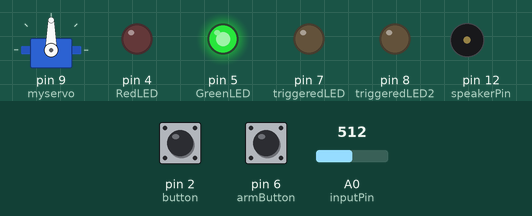
Bench run of a sketch on a simulated Arduino Uno, built with avr-gcc and run on an emulated ATmega328P. Shown: servo, output pins drawn as LEDs (lit = HIGH), buzzer (waves = sounding). The test bench sets the inputs (shaded band); at power-on: pin 2 (button) LOW, pin 6 (armButton) LOW, A0 (inputPin) = 512.

Above: at 3.5 s.
3.6 s: pin 2 (button) pulled HIGH for 0.15 s
At 3.76 s:
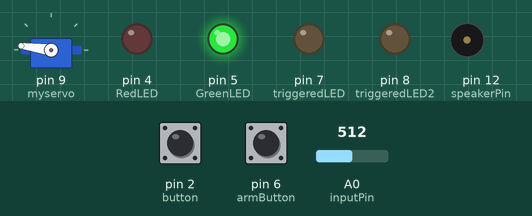
6.6 s: pin 6 (armButton) pulled HIGH for 0.15 s
At 8.2 s:
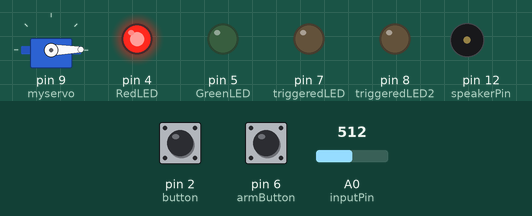
8.5 s: A0 (inputPin) set to 472
10.0 s: A0 (inputPin) set to 447
At 10.17 s:
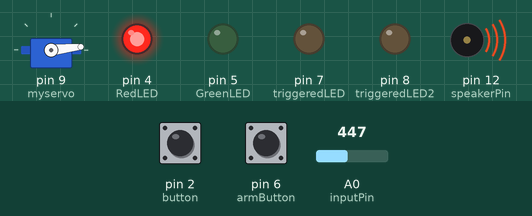
At 10.79 s:
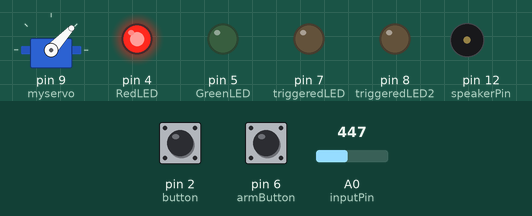
13.0 s: pin 2 (button) pulled HIGH for 1 s
Timing chart, 0 to 15.8 s (numbered marks = the images above; inputs shaded):
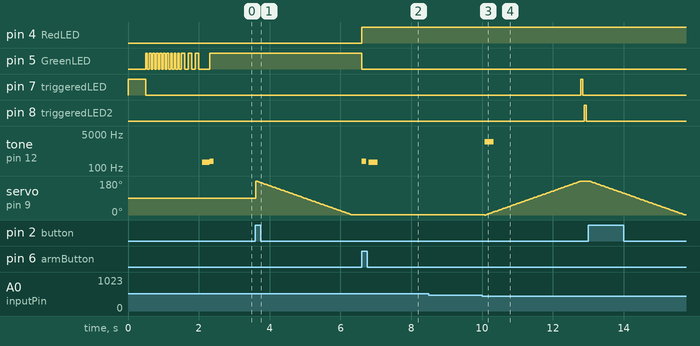

The sketch:

final_code.ino
```cpp
#include <Servo.h>
Servo myservo;

int j = 0;
int t = 0;
const int triggeredLED = 7;
const int triggeredLED2 = 8;
const int RedLED = 4;
const int GreenLED = 5;
const int inputPin = A0;
const int speakerPin = 12;
const int armButton = 6;
const int button = 2;

boolean reset = false;
boolean isArmed = true;
boolean isTriggered = false;
int buttonVal = 0;
int prev_buttonVal = 0;
int reading = 0;
int threshold = 0;
int codeRed =13;


const int lowrange = 2000;
const int highrange = 4000;


int inPin = 2;
int val = 0;

void setup(){

  Serial.begin(9600);
  myservo.attach(9);

  pinMode(triggeredLED, OUTPUT);
  pinMode(triggeredLED2, OUTPUT);
  pinMode(RedLED, OUTPUT);
  pinMode(GreenLED, OUTPUT);
  pinMode(armButton, INPUT);
  pinMode(inPin, INPUT);
  pinMode(codeRed, INPUT);

  val = digitalRead(inPin);

   //Serial.println(val);
  digitalWrite(triggeredLED, HIGH);
  delay(500);
  digitalWrite(triggeredLED, LOW);

   calibrate();    //whats wrong with this now
   setArmedState();
}

void loop(){

   int buttonVal = digitalRead(armButton);
  int ButtonVal = digitalRead(button);
//  int Val1 = digitalRead(codeRed);
//Serial.println("Test");
//Serial.println(Val1);
//if (Val1 == 1){
//  Serial.println("Tis sssssst");
//Serial.println(isArmed);
//  isArmed = true;
//}

  if ((buttonVal == HIGH) && (prev_buttonVal == LOW)){
    setArmedState();
    delay(500);
  }
  reading = analogRead(inputPin);


  if ((isArmed) && (reading < threshold)){
    isTriggered = true;
  }


  ///////////////////
 if (ButtonVal == HIGH){

 pinMode(9, OUTPUT); //Allow the servo to move by making 9 an output
      if (t == 0)    {
     for(int pos = 180; pos>=1; pos-=1)     // goes from 180 degrees to 0 degrees
  {
    //digitalWrite(triggeredLED2, HIGH);
    myservo.write(pos);              // tell servo to go to position in variable 'pos'
    delay(15);                       // waits 15ms for the servo to reach the position
    //Serial.println(pos);
 t++; }

  noTone(12);
  isTriggered = false;
  pinMode(9,INPUT); // set 9 to an input to turn servo off -- this stops the "servo buzz"
  }}
////////////////////


  if (isTriggered && ButtonVal != HIGH ){
 pinMode(9, OUTPUT); //Allow the servo to move by making 9 an output

     for (int i = lowrange; i <= highrange; i++)
    {
      tone (speakerPin, i, 250);
    }

    for (int i = highrange; i >= lowrange; i--)
    {
      tone (speakerPin, i, 250);
    }

//////////////////////
if (j== 0){

  for(int pos = 0; pos < 180; pos += 1)  // goes from 0 degrees to 180 degrees
  {                                  // in steps of 1 degree
    myservo.write(pos);              // tell servo to go to position in variable 'pos'
    delay(15);
    j++;
    t= 0;// waits 15ms for the servo to reach the position
  }
  }else {noTone(12);
  }
/////////////////////

    digitalWrite(triggeredLED, HIGH);
    delay(50);
    digitalWrite(triggeredLED, LOW);
    delay (50);
    digitalWrite(triggeredLED2, HIGH);
    delay (50);
    digitalWrite(triggeredLED2, LOW);
    delay (50);


    }


  delay(20);
  pinMode(9,INPUT); // set 9 to an input to turn servo off -- this stops the "servo buzz"
}


void setArmedState(){


  if (isArmed ){
    digitalWrite(GreenLED, HIGH);
    digitalWrite(RedLED, LOW);
    isTriggered = false;
    isArmed = false;
    j=0;

  } else {
    digitalWrite(GreenLED, LOW);
    digitalWrite(RedLED, HIGH);
    tone(speakerPin, 220, 125);
    delay(200);
    tone(speakerPin, 196, 250);
    isArmed = true;
  }
}

void calibrate(){

  int sample = 0;
  int baseline = 0;
  const int min_diff = 200;
  const int sensitivity = 50;
  int success_count = 0;

  digitalWrite(RedLED, LOW);
  digitalWrite(GreenLED, LOW);

  for (int i=0; i<10; i++){
    sample += analogRead(inputPin);
    digitalWrite(GreenLED, HIGH);
    delay (50);
    digitalWrite(GreenLED, LOW);
    delay (50);
  }

  do
  {
  sample = analogRead (inputPin);
    //sample = analogRead(inputPin);

    if (sample > baseline + min_diff){
      success_count++;
      threshold += sample;

      digitalWrite(GreenLED, HIGH);
      delay (100);
      digitalWrite(GreenLED, LOW);
      delay (100);
    } else {
      success_count = 0;
      threshold = 0;
    }

  } while (success_count < 3);

  threshold = (threshold/3) - sensitivity;

  tone(speakerPin, 196, 250);
  delay(200);
  tone(speakerPin, 220, 125);
}
```

Measured:
- the behaviour switches between 462 and 461 on A0 (inputPin) (found by bisection; images 2 and 3)
- after the input at 6.6 s, pin 4 (RedLED): LOW → HIGH at once; pin 5 (GreenLED): HIGH → LOW at once; tone on pin 12 (speakerPin): silent → 220 Hz at once, → silent 0.13 s later, → 196 Hz 0.08 s later, → silent 0.25 s later
- after the input at 10.0 s, pin 7 (triggeredLED): LOW → HIGH after 2.8 s, → LOW 0.05 s later; pin 8 (triggeredLED2): LOW → HIGH after 2.9 s, → LOW 0.05 s later; tone on pin 12 (speakerPin): silent → 2000 Hz after 0.07 s, → silent 0.25 s later
